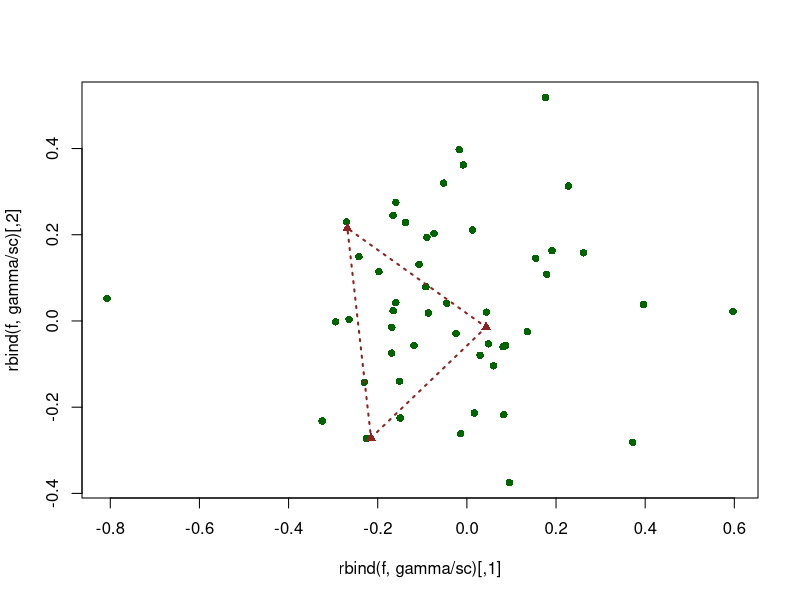

The R script that drew this image: (Note: this script raises an error after producing the figure.)
# reproduce Exhibit 7.1 in Greenacre (2010)

# manually construct singular value decomposition
x <- as.matrix(USArrests[, -3])
r <- (1 / sum(x)) * x %*% matrix(1, ncol(x))
c <- (1 / sum(x)) * t(x) %*% matrix(1, nrow(x))
l <- log(x)
y <- (diag(nrow(x)) - matrix(1, nrow(x)) %*% t(r)) %*%
  l %*%
  t(diag(ncol(x)) - matrix(1, ncol(x)) %*% t(c))
d_r <- diag(1 / nrow(x), nrow(x))
d_c <- diag(1 / ncol(x), ncol(x))
s <- sqrt(d_r) %*% y %*% sqrt(d_c)
dimnames(s) <- dimnames(x)
d <- svd(s)

# manually compute principal and standard coordinates
f <- diag(1 / sqrt(diag(d_r))) %*% d$u %*% diag(d$d)
g <- diag(1 / sqrt(diag(d_c))) %*% d$v %*% diag(d$d)
phi <- diag(1 / sqrt(diag(d_r))) %*% d$u
gamma <- diag(1 / sqrt(diag(d_c))) %*% d$v
sc <- 5
plot(rbind(f, gamma / sc), pch = NA)
points(f, pch = 16, col = "darkgreen")
points(gamma / sc, pch = 17, col = "brown4")
lines(rbind(gamma, gamma[1, ]) / sc, lty = 3, lwd = 2, col = "brown4")

# weighted SVD as 'tbl_ord'
b <- augment(as_tbl_ord(d))
get_conference(b)

b <- confer_inertia(b, 0)
ggbiplot(b, aes(label = .name)) +
  theme_bw() +
  geom_u_text(color = "darkgreen") +
  geom_v_polygon(fill = NA, linetype = "dashed", color = "brown4") +
  geom_v_text(color = "brown4", fontface = "bold")

b <- confer_inertia(b, 1)
ggbiplot(b, aes(label = .name)) +
  theme_bw() +
  geom_u_text(color = "darkgreen") +
  geom_v_text(
    aes(x = SV1 / 20, y = SV2 / 20),
    color = "brown4", fontface = "bold"
  )

# make this a secondary axis example
